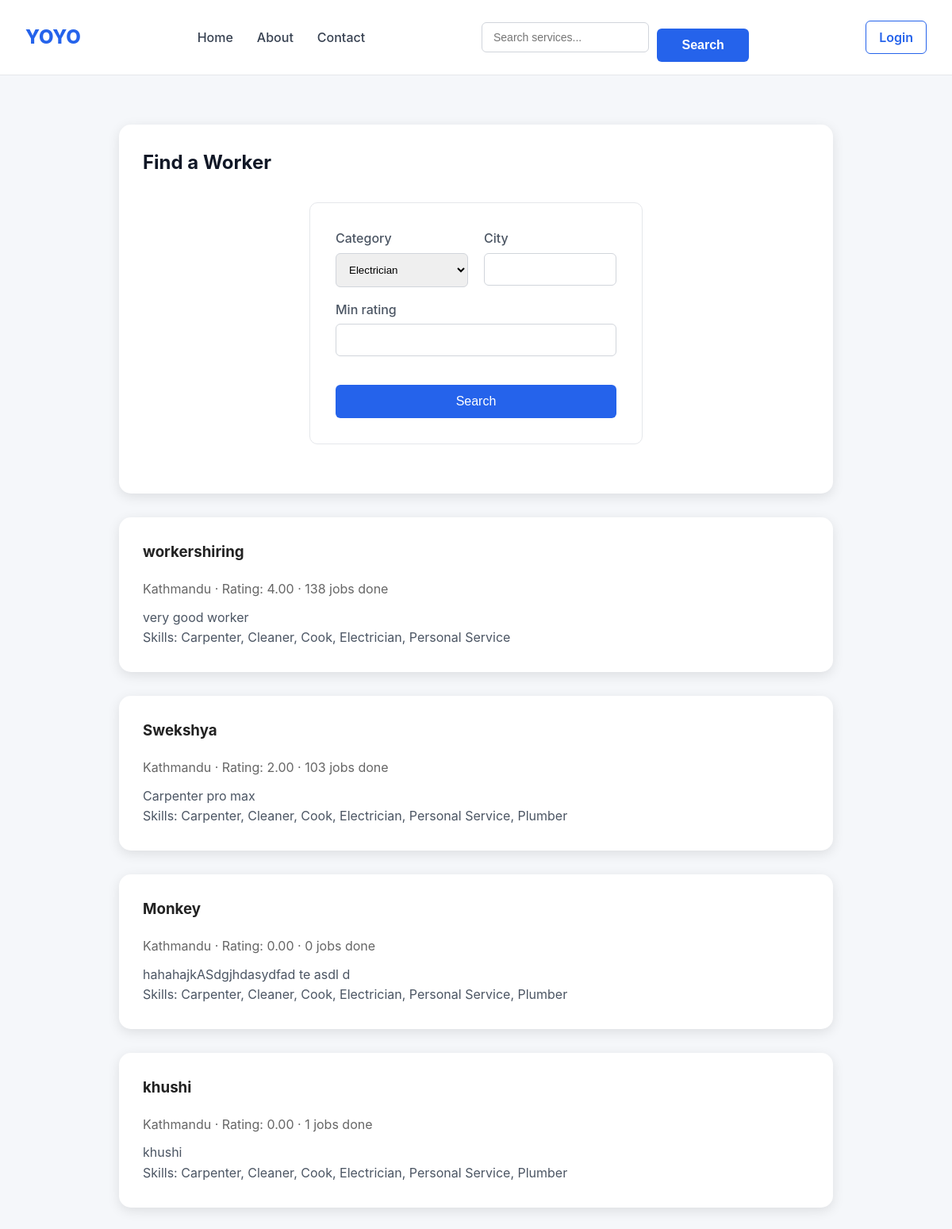
The page /workers/search/?category=Electrician on the database its author committed.
### workers/models.py (models this page shows, shortened)
class WorkerProfile(models.Model):
    id = models.UUIDField(primary_key=True, default=uuid.uuid4, editable=False)
    user = models.OneToOneField(
        settings.AUTH_USER_MODEL, on_delete=models.CASCADE, related_name="worker_profile"
    )
    bio = models.TextField(blank=True)
    hourly_rate = models.DecimalField(max_digits=8, decimal_places=2, null=True, blank=True)
    city = models.CharField(max_length=100)
    is_available = models.BooleanField(default=True)
    is_verified = models.BooleanField(default=False)
    average_rating = models.DecimalField(max_digits=3, decimal_places=2, default=0)
    total_jobs_completed = models.PositiveIntegerField(default=0)
    skills = models.ManyToManyField(ServiceCategory, related_name="workers", blank=True)
    created_at = models.DateTimeField(auto_now_add=True)

### accounts/models.py (models this page shows, shortened)
class User(AbstractUser):
    class Role(models.TextChoices):
        CUSTOMER = "customer", "Customer"
        WORKER = "worker", "Worker"
        ADMIN = "admin", "Admin"
    id = models.UUIDField(primary_key=True, default=uuid.uuid4, editable=False)
    role = models.CharField(max_length=20, choices=Role.choices, default=Role.CUSTOMER)
    phone_number = models.CharField(max_length=20, unique=True, null=True, blank=True)
    address = models.CharField(max_length=255, blank=True)
    city = models.CharField(max_length=100, blank=True)
    latitude = models.DecimalField(max_digits=9, decimal_places=6, null=True, blank=True)
    longitude = models.DecimalField(max_digits=9, decimal_places=6, null=True, blank=True)
    is_phone_verified = models.BooleanField(default=False)
    created_at = models.DateTimeField(auto_now_add=True)
    updated_at = models.DateTimeField(auto_now=True)

### categories/models.py (models this page shows, shortened)
class ServiceCategory(models.Model):
    name = models.CharField(max_length=100, unique=True)
    slug = models.SlugField(max_length=110, unique=True)
    description = models.TextField(blank=True)
    service_image=models.ImageField(upload_to='services/', blank=True, null=True)
    icon = models.CharField(max_length=100, blank=True, help_text="Icon name/key for the frontend")
    base_price = models.DecimalField(max_digits=8, decimal_places=2, help_text="Starting/callout price")
    is_active = models.BooleanField(default=True)
    class Meta:
        verbose_name_plural = "Service categories"
        ordering = ["name"]

### workers/views.py (the view)
# urls.py: path("search/", views.worker_search, name="search"),
def worker_search(request):
    form = WorkerSearchForm(request.GET or None)
    workers = []
    if form.is_valid():
        workers = WorkerService.search(
            category_slug=form.cleaned_data.get("category") or None,
            city=form.cleaned_data.get("city") or None,
            min_rating=form.cleaned_data.get("min_rating"),
        )
    return render(request, "workers/search.html", {"form": form, "workers": workers})

### workers/forms.py
class WorkerSearchForm(forms.Form):
    category = forms.ChoiceField(required=False)
    city = forms.CharField(max_length=100, required=False)
    min_rating = forms.DecimalField(max_digits=3, decimal_places=2, required=False)
    def __init__(self, *args, **kwargs):
        super().__init__(*args, **kwargs)
        self.fields["category"].choices = [("", "Any")] + [
            (c.slug, c.name) for c in ServiceCategory.objects.filter(is_active=True)
        ]

### workers/services.py (called while the page is built, shortened)
    @staticmethod
    def search(*, category_slug=None, city=None, min_rating=None, at_datetime: datetime = None):
        qs = WorkerProfile.objects.filter(is_available=True).select_related("user")
        if category_slug:
            qs = qs.filter(skills__slug=category_slug)
        if city:
            qs = qs.filter(city__iexact=city)
        if min_rating is not None:
            qs = qs.filter(average_rating__gte=min_rating)
        return qs.distinct().order_by("-average_rating")

### workers/templates/workers/search.html (shortened to what this page needs)
{% extends "base.html" %}
{% load static %}
{% block css %}
  <link rel="stylesheet" href="{% static 'css/search.css' %}">
{% endblock %}
{% block content %}
<div class="card">
    <h2>Find a Worker</h2>
    <form method="get">
        <div class="grid">
            <p><label>{{ form.category.label }}</label>{{ form.category }}</p>
            <p><label>{{ form.city.label }}</label>{{ form.city }}</p>
        </div>
        <p><label>{{ form.min_rating.label }}</label>{{ form.min_rating }}</p>
        <button type="submit">Search</button>
    </form>
</div>
{% for worker in workers %}
<div class="card">
    <h3><a href="{% url 'workers:detail' worker.id %}">{{ worker.user.username }}</a></h3>
    <p class="muted">{{ worker.city }} &middot; Rating: {{ worker.average_rating }} &middot; {{ worker.total_jobs_completed }} jobs done</p>
    <p>{{ worker.bio|default:"" }}</p>
    <p>Skills: {% for s in worker.skills.all %}{{ s.name }}{% if not forloop.last %}, {% endif %}{% endfor %}</p>
</div>
{% empty %}
<p>No workers match your search.</p>
{% endfor %}
{% endblock %}

### static/CSS/style.css (style rules this page uses)
* { margin: 0; padding: 0; box-sizing: border-box; }
body { font-family: -apple-system, BlinkMacSystemFont, "Segoe UI", Roboto, Helvetica, Arial, sans-serif; background: #f9fafb; color: #111827; line-height: 1.5; }
a { text-decoration: none; color: inherit; }
h2 { margin-bottom: 16px; font-size: 24px; }
p { color: #4b5563; }
form { max-width: 420px; margin: 32px auto; padding: 32px; background: #ffffff; border: 1px solid #e5e7eb; border-radius: 10px; }
form input, form select, form textarea { width: 100%; margin-bottom: 16px; padding: 12px; border: 1px solid #d1d5db; border-radius: 6px; }
form label { display: block; margin-bottom: 5px; font-weight: 500; }
form button[type="submit"] { width: 100%; padding: 12px; border: none; border-radius: 6px; background: #2563eb; color: #ffffff; font-size: 16px; cursor: pointer; }

### static/CSS/search.css (style rules this page uses)
body { background: #f5f7fa; }
.card { max-width: 900px; margin: 30px auto; padding: 30px; background: #ffffff; border-radius: 15px; box-shadow: 0 4px 15px rgba(0, 0, 0, 0.1); }
.card h2, .card h3 { margin-bottom: 20px; }
.card h3 a { text-decoration: none; color: #222; transition: 0.3s; }
.grid { display: grid; grid-template-columns: 1fr 1fr; gap: 20px; }
label { display: block; margin-bottom: 8px; font-weight: 600; }
input, select, textarea { width: 100%; padding: 12px; border: 1px solid #ddd; border-radius: 8px; box-sizing: border-box; }
button { margin-top: 20px; padding: 12px 25px; border: none; border-radius: 8px; cursor: pointer; font-size: 16px; background: #007bff; color: #ffffff; transition: 0.3s; }
.muted { color: #666; margin: 10px 0; }
.card p { line-height: 1.6; }

### rows shown on the page
WorkerProfile: user.username "workershiring", city "Kathmandu", average_rating "4.00", total_jobs_completed "138", bio "very good worker"
ServiceCategory: name "Carpenter"
ServiceCategory: name "Cleaner"
ServiceCategory: name "Cook"
ServiceCategory: name "Electrician"
ServiceCategory: name "Personal Service"
WorkerProfile: user.username "Swekshya", city "Kathmandu", average_rating "2.00", total_jobs_completed "103", bio "Carpenter pro max"
ServiceCategory: name "Plumber"
WorkerProfile: user.username "Monkey", city "Kathmandu", average_rating "0.00", total_jobs_completed "0", bio "hahahajkASdgjhdasydfad te asdl d"
WorkerProfile: user.username "khushi", city "Kathmandu", average_rating "0.00", total_jobs_completed "1", bio "khushi"
